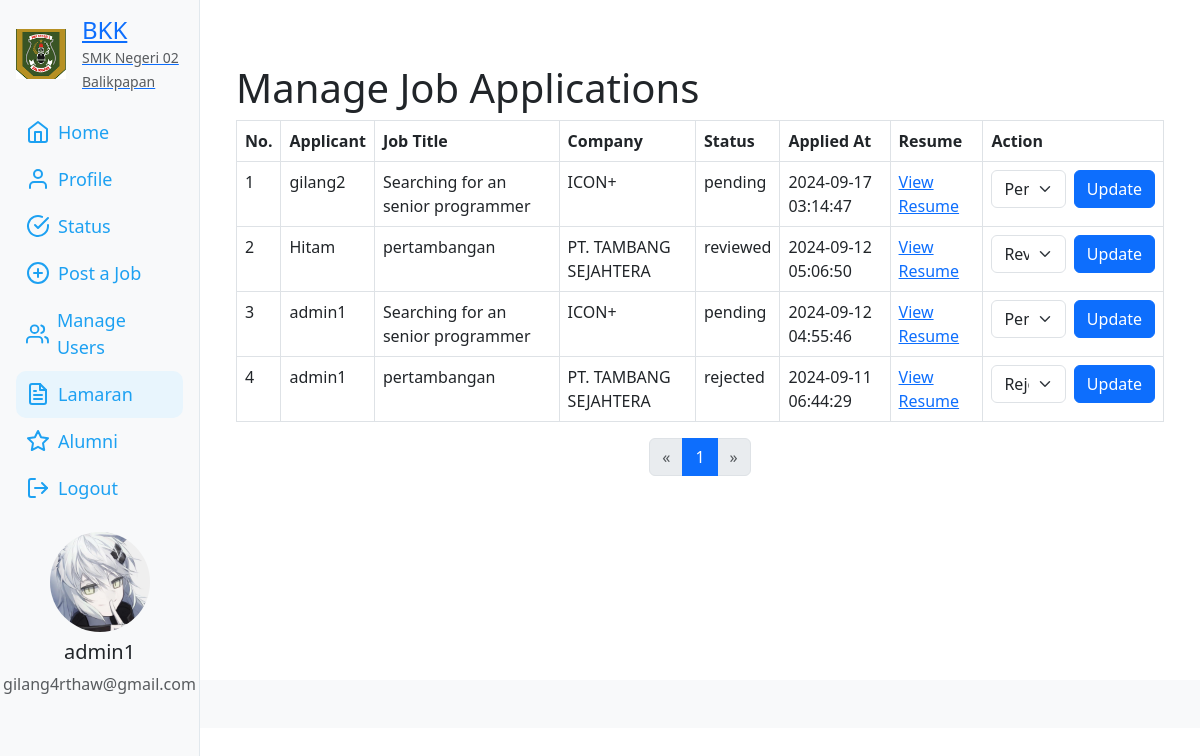
The page /lamaran.php (signed in) on the database its author committed.
### tables this page shows
CREATE TABLE `users` (
  `id` int(11) NOT NULL,
  `username` varchar(50) NOT NULL,
  `password` varchar(255) NOT NULL,
  `email` varchar(100) DEFAULT NULL,
  `created_at` timestamp NULL DEFAULT current_timestamp(),
  `profile_picture` varchar(255) DEFAULT 'default.png',
  `bio` text DEFAULT NULL,
  `role` enum('user','admin','employer') NOT NULL DEFAULT 'user',
  `status` enum('free','blocked') NOT NULL
);

CREATE TABLE `applications` (
  `id` int(11) NOT NULL,
  `user_id` int(11) DEFAULT NULL,
  `job_id` int(11) DEFAULT NULL,
  `applied_at` timestamp NULL DEFAULT current_timestamp(),
  `status` enum('pending','reviewed','accepted','rejected') DEFAULT 'pending',
  `resume_link` varchar(255) NOT NULL
);

CREATE TABLE `jobs` (
  `id` int(11) NOT NULL,
  `user_id` int(11) DEFAULT NULL,
  `title` varchar(255) NOT NULL,
  `description` text NOT NULL,
  `location` varchar(255) DEFAULT NULL,
  `company` varchar(255) DEFAULT NULL,
  `created_at` timestamp NULL DEFAULT current_timestamp(),
  `image` varchar(255) DEFAULT NULL
);

### lamaran.php (the view, shortened to what this page needs)
<?php
include 'includes/header.php';
$user_id = $_SESSION['user_id'];
$user_role = $_SESSION['role'];
$page = isset($_GET['page']) ? (int)$_GET['page'] : 1;
$limit = 5;
$offset = ($page - 1) * $limit;
$sql = "
    SELECT applications.id as app_id, applications.status, applications.applied_at, applications.resume_link,
           users.username, jobs.title, jobs.company
    FROM applications
    JOIN users ON applications.user_id = users.id
    JOIN jobs ON applications.job_id = jobs.id";
if ($user_role == 'admin') {
    $sql .= " ORDER BY applications.applied_at DESC LIMIT ? OFFSET ?";
}
elseif ($user_role == 'employer') {
    $sql .= " WHERE jobs.user_id = ? ORDER BY applications.applied_at DESC LIMIT ? OFFSET ?";
}
$stmt = $conn->prepare($sql);
if ($user_role == 'employer') {
    $stmt->bind_param("iii", $user_id, $limit, $offset);
} else {
    $stmt->bind_param("ii", $limit, $offset);
}
$stmt->execute();
$result = $stmt->get_result();
$count_sql = "
    SELECT COUNT(*) as total
    FROM applications
    JOIN users ON applications.user_id = users.id
    JOIN jobs ON applications.job_id = jobs.id";
if ($user_role == 'employer') {
    $count_sql .= " WHERE jobs.user_id = ?";
    $count_stmt = $conn->prepare($count_sql);
    $count_stmt->bind_param("i", $user_id);
} else {
    $count_stmt = $conn->prepare($count_sql);
}
$count_stmt->execute();
$count_result = $count_stmt->get_result();
$total_data = $count_result->fetch_assoc()['total'];
$total_pages = ceil($total_data / $limit);
?>
<!DOCTYPE html>
<html lang="en">
<head>
    <link href="https://cdn.jsdelivr.net/npm/bootstrap@5.3.0/dist/css/bootstrap.min.css" rel="stylesheet">
</head>
<body>
<div class="container mt-5">
    <h1>Manage Job Applications</h1>
    <table class="table table-bordered">
        <thead>
            <tr>
                <th>No.</th>
                <th>Applicant</th>
                <th>Job Title</th>
                <th>Company</th>
                <th>Status</th>
                <th>Applied At</th>
                <th>Resume</th>
                <th>Action</th>
            </tr>
        </thead>
        <tbody>
            <?php if ($result && $result->num_rows > 0): ?>
                <?php $no = $offset + 1; while ($row = $result->fetch_assoc()): ?>
                <tr>
                    <td><?= $no++ ?></td>
                    <td><?= htmlspecialchars($row['username']) ?></td>
                    <td><?= htmlspecialchars($row['title']) ?></td>
                    <td><?= htmlspecialchars($row['company']) ?></td>
                    <td><?= htmlspecialchars($row['status']) ?></td>
                    <td><?= htmlspecialchars($row['applied_at']) ?></td>
                    <td><a href="<?= htmlspecialchars($row['resume_link']) ?>" target="_blank">View Resume</a></td>
                    <td>
                        <form method="post" class="d-flex align-items-center">
                            <select name="status" class="form-select me-2">
                                <option value="pending" <?= $row['status'] == 'pending' ? 'selected' : '' ?>>Pending</option>
                                <option value="reviewed" <?= $row['status'] == 'reviewed' ? 'selected' : '' ?>>Reviewed</option>
                                <option value="rejected" <?= $row['status'] == 'rejected' ? 'selected' : '' ?>>Rejected</option>
                            </select>
                            <button type="submit" class="btn btn-primary">Update</button>
                        </form>
                    </td>
                </tr>
                <?php endwhile; ?>
            <?php else: ?>
                <tr>
                    <td colspan="8" class="text-center">No applications found.</td>
                </tr>
            <?php endif; ?>
        </tbody>
    </table>
    <nav aria-label="Page navigation example">
        <ul class="pagination justify-content-center">
            <li class="page-item <?= $page <= 1 ? 'disabled' : '' ?>">
                <a class="page-link" href="?page=<?= $page - 1 ?>" aria-label="Previous">
                    <span aria-hidden="true">&laquo;</span>
                </a>
            </li>
            <?php for ($i = 1; $i <= $total_pages; $i++): ?>
                <li class="page-item <?= $i == $page ? 'active' : '' ?>">
                    <a class="page-link" href="?page=<?= $i ?>"><?= $i ?></a>
                </li>
            <?php endfor; ?>
            <li class="page-item <?= $page >= $total_pages ? 'disabled' : '' ?>">
                <a class="page-link" href="?page=<?= $page + 1 ?>" aria-label="Next">
                    <span aria-hidden="true">&raquo;</span>
                </a>
            </li>
        </ul>
    </nav>
</div>
<?php include "includes/footer.php" ?>
</body>
</html>

### includes/header.php (shortened to what this page needs)
<?php
include 'includes/db.php';
$user_id = $_SESSION['user_id'];
$sql = "SELECT * FROM users WHERE id='$user_id'";
$result = $conn->query($sql);
if ($result && $result->num_rows > 0) {
    $user = $result->fetch_assoc();
} else {
    $user = null;
    $isBlocked = false;
}
?>
<!DOCTYPE html>
<html lang="en">
<head>
    <link href="https://cdn.jsdelivr.net/npm/bootstrap@5.3.0/dist/css/bootstrap.min.css" rel="stylesheet">
    <link rel="stylesheet" href="css/styles.css">
</head>
<body>
<div class="container-fluid">
    <div class="row">
        <nav id="sidebar" class="col-md-3 col-lg-2 d-md-block bg-light sidebar p-3">
            <div class="d-flex flex-column align-items-center">
                <a href="dashboard.php" class="mb-3 d-flex align-items-center">
                    <img src="uploads/logosekolah.png" alt="Logo" class="img-fluid logo" style="width: 50px;">
                    <div class="ms-3 text-container">
                        <h4 class="mb-0">BKK</h4>
                        <small class="text-muted">SMK Negeri 02 Balikpapan</small>
                    </div>
                </a>
                <ul class="nav flex-column">
                    <li class="nav-item">
                        <a class="nav-link <?php echo basename($_SERVER['PHP_SELF']) == 'dashboard.php' ? 'active' : ''; ?>" href="dashboard.php">
                            <i data-feather="home"></i>
                            <span class="ms-2">Home</span>
                        </a>
                    </li>
                    <li class="nav-item">
                        <a class="nav-link <?php echo basename($_SERVER['PHP_SELF']) == 'profile.php' ? 'active' : ''; ?>" href="profile.php">
                            <i data-feather="user"></i>
                            <span class="ms-2">Profile</span>
                        </a>
                    </li>
                    <li class="nav-item">
                        <a class="nav-link <?php echo basename($_SERVER['PHP_SELF']) == 'apply_job.php' ? 'active' : ''; ?>" href="apply_job.php">
                            <i data-feather="check-circle"></i>
                            <span class="ms-2">Status</span>
                        </a>
                    </li>
                    <li class="nav-item">
                        <a class="nav-link <?php echo basename($_SERVER['PHP_SELF']) == 'add_job.php' ? 'active' : ''; ?>" href="add_job.php">
                            <i data-feather="plus-circle"></i>
                            <span class="ms-2">Post a Job</span>
                        </a>
                    </li>
                    <?php if ($_SESSION['role'] === 'admin'): ?>
                    <li class="nav-item">
                        <a class="nav-link <?php echo basename($_SERVER['PHP_SELF']) == 'admin.php' ? 'active' : ''; ?>" href="admin.php">
                            <i data-feather="users"></i>
                            <span class="ms-2">Manage Users</span>
                        </a>
                    </li>
                    <?php endif; ?>
                    <?php if ($_SESSION['role'] === 'admin' || $_SESSION['role'] === 'employer'): ?>
                    <li class="nav-item">
                        <a class="nav-link <?php echo basename($_SERVER['PHP_SELF']) == 'lamaran.php' ? 'active' : ''; ?>" href="lamaran.php">
                            <i data-feather="file-text"></i>
                            <span class="ms-2">Lamaran</span>
                        </a>
                    </li>
                    <?php endif; ?>
                    <?php if ($_SESSION['role'] === 'admin' || $_SESSION['role'] === 'alumni'): ?>
                    <li class="nav-item">
                        <a class="nav-link <?php echo basename($_SERVER['PHP_SELF']) == 'alumni/alumni.php' ? 'active' : ''; ?>" href="alumni/alumni.php">
                            <i data-feather="star"></i>
                            <span class="ms-2">Alumni</span>
                        </a>
                    </li>
                    <?php endif; ?>
                    <li class="nav-item">
                        <a class="nav-link" href="logout.php">
                            <i data-feather="log-out"></i>
                            <span class="ms-2">Logout</span>
                        </a>
                    </li>
                </ul>
                <div class="profile text-center mt-auto">
                    <?php if ($user): ?>
                        <img src="uploads/<?php echo htmlspecialchars($user['profile_picture']); ?>" alt="User Profile Picture" class="rounded-circle mb-2" style="width: 100px; height: 100px;">
                        <h5><?php echo htmlspecialchars($user['username']); ?></h5>
                        <p class="text-muted"><?php echo htmlspecialchars($user['email']); ?></p>
                    <?php else: ?>
                        <p>User data not available.</p>
                    <?php endif; ?>
                </div>
            </div>
        </nav>
        <main class="col-md-9 ms-sm-auto col-lg-10 px-md-4 py-3 main-content">

### css/styles.css (style rules this page uses)
body { background-color: #f5f8fa; }
.sidebar { height: 100vh; position: fixed; top: 0; left: 0; border-right: 1px solid #e1e8ed; }
.sidebar a.nav-link { font-size: 18px; font-weight: 500; color: #1da1f2; display: flex; align-items: center; padding: 10px; border-radius: 10px; }
.sidebar a.nav-link:hover, .sidebar a.nav-link.active { background-color: #e8f5fd; }
.profile { margin-top: 20px; padding: 20px; }
.main-content { margin-left: 220px; padding: 20px; }

### includes/header.php (style rules this page uses)
.main-content { min-height: calc(100vh - 120px); }

### rows shown on the page
users: profile_picture (picture), username "admin1", email "gilang4rthaw@gmail.com"
applications: user.username "gilang2", job.title "Searching for an senior programmer", job.company "ICON+", status "pending", applied_at "2024-09-17 03:14:47", status "Pending"
applications: user.username "Hitam", job.title "pertambangan", job.company "PT. TAMBANG SEJAHTERA", status "reviewed", applied_at "2024-09-12 05:06:50", status "Reviewed"
applications: user.username "admin1", job.title "Searching for an senior programmer", job.company "ICON+", status "pending", applied_at "2024-09-12 04:55:46", status "Pending"
applications: user.username "admin1", job.title "pertambangan", job.company "PT. TAMBANG SEJAHTERA", status "rejected", applied_at "2024-09-11 06:44:29", status "Rejected"
